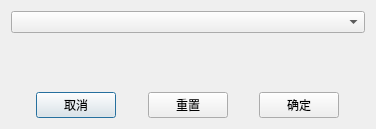
<?xml version="1.0" encoding="UTF-8"?>
<ui version="4.0">
 <class>SelectedAtom</class>
 <widget class="QDialog" name="SelectedAtom">
  <property name="geometry">
   <rect>
    <x>0</x>
    <y>0</y>
    <width>376</width>
    <height>129</height>
   </rect>
  </property>
  <property name="windowTitle">
   <string>Form</string>
  </property>
  <layout class="QVBoxLayout" name="verticalLayout">
   <item>
    <widget class="AtomComboBox" name="comboBox"/>
   </item>
   <item>
    <spacer name="verticalSpacer">
     <property name="orientation">
      <enum>Qt::Vertical</enum>
     </property>
     <property name="sizeHint" stdset="0">
      <size>
       <width>20</width>
       <height>40</height>
      </size>
     </property>
    </spacer>
   </item>
   <item>
    <layout class="QHBoxLayout" name="horizontalLayout">
     <item>
      <spacer name="horizontalSpacer_2">
       <property name="orientation">
        <enum>Qt::Horizontal</enum>
       </property>
       <property name="sizeHint" stdset="0">
        <size>
         <width>40</width>
         <height>20</height>
        </size>
       </property>
      </spacer>
     </item>
     <item>
      <widget class="QPushButton" name="pushButton">
       <property name="text">
        <string>取消</string>
       </property>
      </widget>
     </item>
     <item>
      <spacer name="horizontalSpacer_4">
       <property name="orientation">
        <enum>Qt::Horizontal</enum>
       </property>
       <property name="sizeHint" stdset="0">
        <size>
         <width>40</width>
         <height>20</height>
        </size>
       </property>
      </spacer>
     </item>
     <item>
      <widget class="QPushButton" name="pushButton_3">
       <property name="text">
        <string>重置</string>
       </property>
      </widget>
     </item>
     <item>
      <spacer name="horizontalSpacer">
       <property name="orientation">
        <enum>Qt::Horizontal</enum>
       </property>
       <property name="sizeHint" stdset="0">
        <size>
         <width>40</width>
         <height>20</height>
        </size>
       </property>
      </spacer>
     </item>
     <item>
      <widget class="QPushButton" name="pushButton_2">
       <property name="text">
        <string>确定</string>
       </property>
      </widget>
     </item>
     <item>
      <spacer name="horizontalSpacer_3">
       <property name="orientation">
        <enum>Qt::Horizontal</enum>
       </property>
       <property name="sizeHint" stdset="0">
        <size>
         <width>40</width>
         <height>20</height>
        </size>
       </property>
      </spacer>
     </item>
    </layout>
   </item>
  </layout>
 </widget>
 <customwidgets>
  <customwidget>
   <class>AtomComboBox</class>
   <extends>QComboBox</extends>
   <header>SelectedAtom.h</header>
  </customwidget>
 </customwidgets>
 <resources/>
 <connections/>
</ui>
